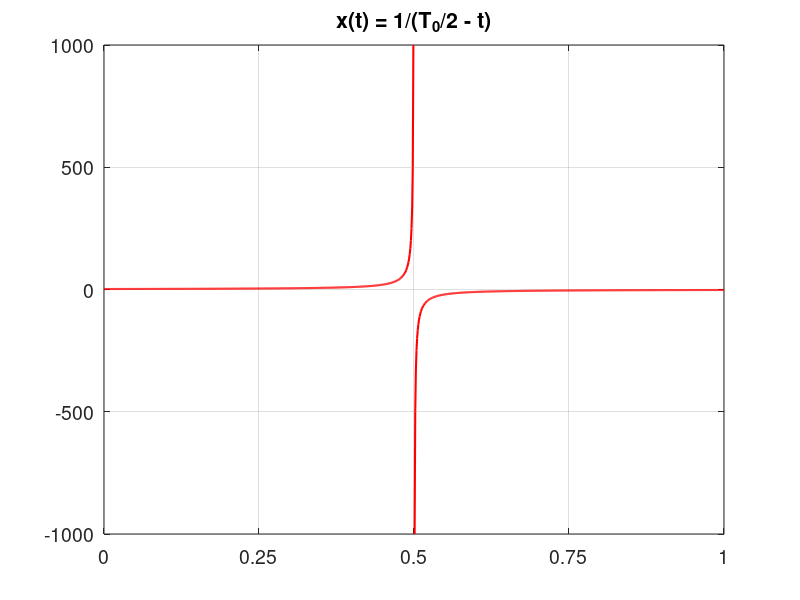
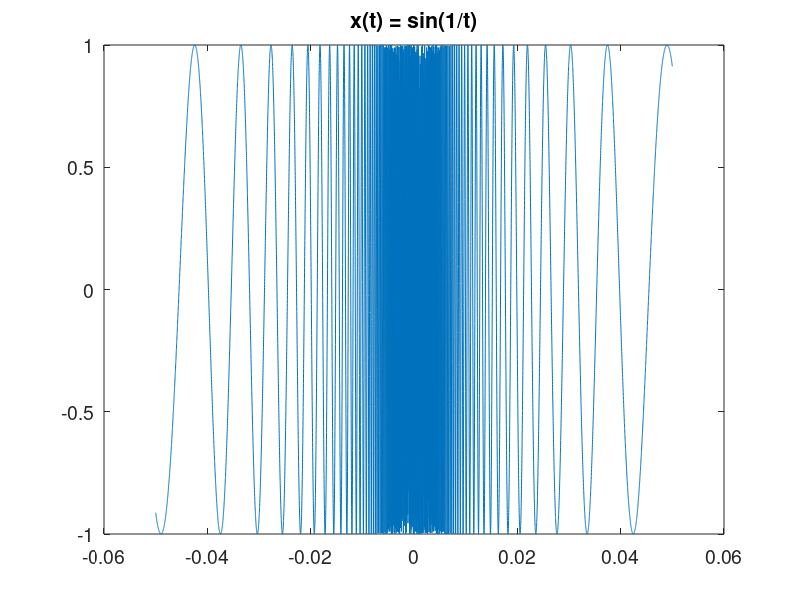

Here is the MATLAB script that generated these plots, in order:
% file: e5_10_dirlichet2.m  % Plot discontinuous and infinite-count-maxima signals
clear; close all; set(0,'defaultAxesFontSize',14);

T0 = 1;
t1 = [0:0.001:T0];
x1 = 1./(T0/2 - t1);      % signal with discontinuity
figure, plot(t1,x1, 'r', 'Linewidth', 1.5), title('x(t) = 1/(T_0/2 - t)'), grid on,
  xticks(0:0.25:1);

T0 = 0.1;
t = [-T0/2:0.00001:T0/2];
x2 = sin(1./t);           % signal with infinitely many maxima
figure, plot(t,x2), title('x(t) = sin(1/t)');
